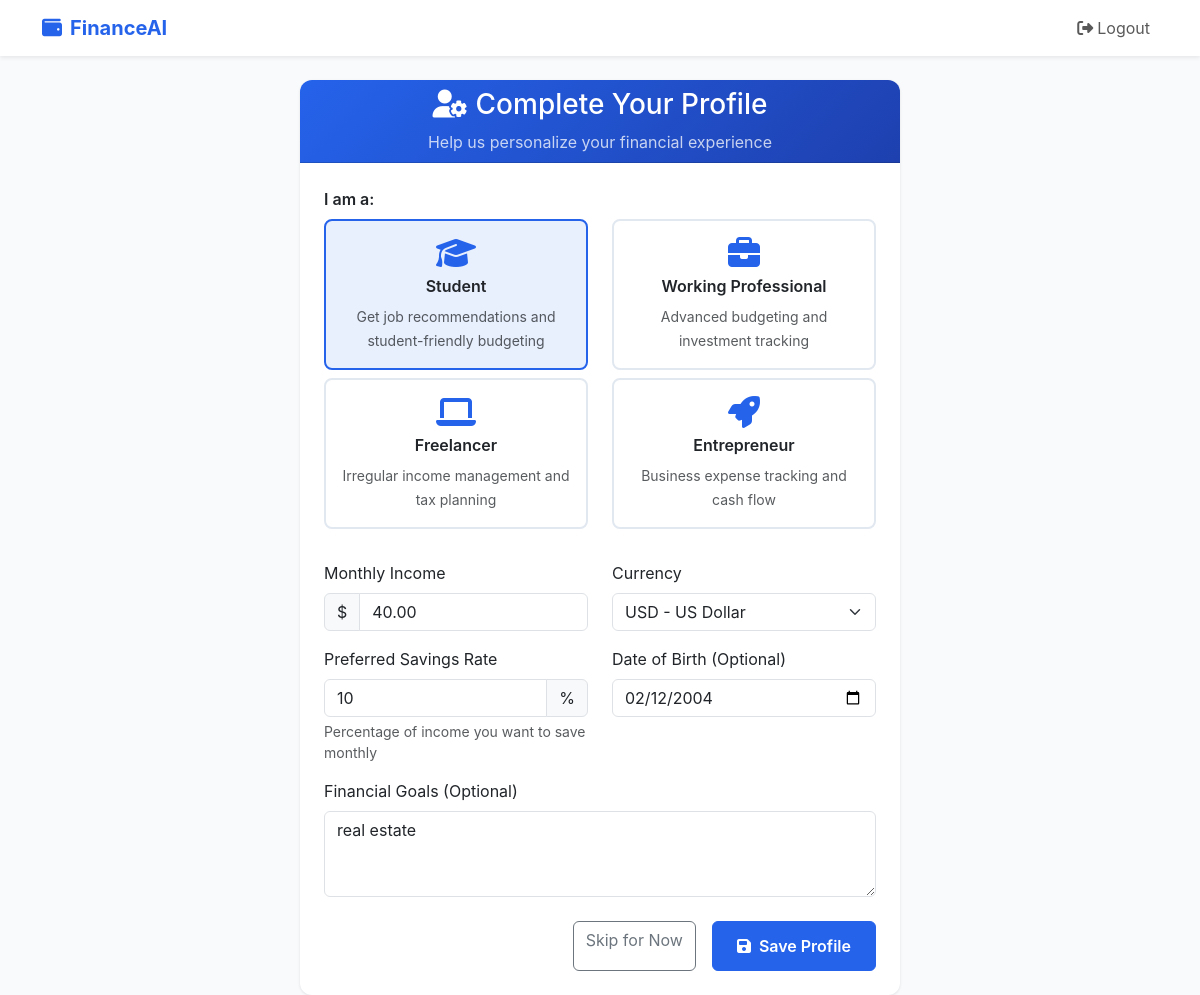
/profile/ (signed in), run on the app's committed database.
### walletstatus/models.py (models this page shows, shortened)
class UserProfile(models.Model):
    USER_TYPE_CHOICES = [
        ('student', 'Student'),
        ('working', 'Working Professional'),
        ('freelancer', 'Freelancer'),
        ('entrepreneur', 'Entrepreneur'),
        ('other', 'Other'),
    ]
    user = models.OneToOneField(User, on_delete=models.CASCADE)
    user_type = models.CharField(max_length=20, choices=USER_TYPE_CHOICES, default='other')
    date_of_birth = models.DateField(null=True, blank=True)
    phone_number = models.CharField(max_length=15, blank=True)
    monthly_income = models.DecimalField(max_digits=10, decimal_places=2, default=0.00)
    currency = models.CharField(max_length=3, default='USD')
    preferred_savings_percentage = models.IntegerField(
        default=20,
        validators=[MinValueValidator(0), MaxValueValidator(100)]
    )
    financial_goals = models.TextField(blank=True)
    created_at = models.DateTimeField(auto_now_add=True)
    updated_at = models.DateTimeField(auto_now=True)

### walletstatus/views.py (the view, shortened to what this page needs)
# urls.py: path('profile/', views.profile_setup, name='profile_setup'),
@login_required
def profile_setup(request):
    profile, created = UserProfile.objects.get_or_create(user=request.user)
    return render(request, 'profile_setup.html', {'profile': profile})

### walletstatus/templates/profile_setup.html (shortened to what this page needs)
<!DOCTYPE html>
<html lang="en">
<head>
    <link href="https://cdn.jsdelivr.net/npm/bootstrap@5.3.0/dist/css/bootstrap.min.css" rel="stylesheet">
    <link href="https://cdnjs.cloudflare.com/ajax/libs/font-awesome/6.4.0/css/all.min.css" rel="stylesheet">
</head>
<body>
    <nav class="navbar navbar-expand-lg navbar-light bg-white shadow-sm">
        <div class="container">
            <a class="navbar-brand" href="{% url 'dashboard' %}">
                <i class="fas fa-wallet me-2"></i>FinanceAI
            </a>
            <div class="navbar-nav ms-auto">
                <a class="nav-link" href="{% url 'logout' %}">
                    <i class="fas fa-sign-out-alt me-1"></i>Logout
                </a>
            </div>
        </div>
    </nav>
    <div class="container mt-4">
        <div class="profile-card">
            <div class="card">
                <div class="card-header text-center">
                    <h3 class="mb-0">
                        <i class="fas fa-user-cog me-2"></i>Complete Your Profile
                    </h3>
                    <p class="mb-0 mt-2 opacity-75">Help us personalize your financial experience</p>
                </div>
                <div class="card-body p-4">
                    <form method="post">
                        <div class="mb-4">
                            <label class="form-label fw-semibold">I am a:</label>
                            <div class="row">
                                <div class="col-md-6">
                                    <div class="user-type-option" data-value="student">
                                        <div class="text-center">
                                            <i class="fas fa-graduation-cap user-type-icon"></i>
                                            <h6 class="fw-semibold">Student</h6>
                                            <small class="text-muted">Get job recommendations and student-friendly budgeting</small>
                                        </div>
                                    </div>
                                </div>
                                <div class="col-md-6">
                                    <div class="user-type-option" data-value="working">
                                        <div class="text-center">
                                            <i class="fas fa-briefcase user-type-icon"></i>
                                            <h6 class="fw-semibold">Working Professional</h6>
                                            <small class="text-muted">Advanced budgeting and investment tracking</small>
                                        </div>
                                    </div>
                                </div>
                                <div class="col-md-6">
                                    <div class="user-type-option" data-value="freelancer">
                                        <div class="text-center">
                                            <i class="fas fa-laptop user-type-icon"></i>
                                            <h6 class="fw-semibold">Freelancer</h6>
                                            <small class="text-muted">Irregular income management and tax planning</small>
                                        </div>
                                    </div>
                                </div>
                                <div class="col-md-6">
                                    <div class="user-type-option" data-value="entrepreneur">
                                        <div class="text-center">
                                            <i class="fas fa-rocket user-type-icon"></i>
                                            <h6 class="fw-semibold">Entrepreneur</h6>
                                            <small class="text-muted">Business expense tracking and cash flow</small>
                                        </div>
                                    </div>
                                </div>
                            </div>
                        </div>
                        <div class="row">
                            <div class="col-md-6 mb-3">
                                <label for="monthly_income" class="form-label">Monthly Income</label>
                                <div class="input-group">
                                    <span class="input-group-text">$</span>
                                    <input type="number" class="form-control" name="monthly_income"
                                           value="{{ profile.monthly_income|default:'' }}" step="0.01" placeholder="0.00">
                                </div>
                            </div>
                            <div class="col-md-6 mb-3">
                                <label for="currency" class="form-label">Currency</label>
                                <select class="form-select" name="currency">
                                    <option value="USD" {% if profile.currency == 'USD' %}selected{% endif %}>USD - US Dollar</option>
                                </select>
                            </div>
                        </div>
                        <div class="row">
                            <div class="col-md-6 mb-3">
                                <label for="preferred_savings_percentage" class="form-label">Preferred Savings Rate</label>
                                <div class="input-group">
                                    <input type="number" class="form-control" name="preferred_savings_percentage"
                                           value="{{ profile.preferred_savings_percentage|default:20 }}" min="0" max="100">
                                    <span class="input-group-text">%</span>
                                </div>
                                <div class="form-text">Percentage of income you want to save monthly</div>
                            </div>
                            <div class="col-md-6 mb-3">
                                <label for="date_of_birth" class="form-label">Date of Birth (Optional)</label>
                                <input type="date" class="form-control" name="date_of_birth"
                                       value="{{ profile.date_of_birth|date:'Y-m-d' }}">
                            </div>
                        </div>
                        <div class="mb-4">
                            <label for="financial_goals" class="form-label">Financial Goals (Optional)</label>
                            <textarea class="form-control" name="financial_goals" rows="3"
                                      placeholder="e.g., Save for emergency fund, Buy a car, Pay off student loans...">{{ profile.financial_goals }}</textarea>
                        </div>
                        <div class="d-grid gap-2 d-md-flex justify-content-md-end">
                            <a href="{% url 'dashboard' %}" class="btn btn-outline-secondary me-md-2">Skip for Now</a>
                            <button type="submit" class="btn btn-primary">
                                <i class="fas fa-save me-2"></i>Save Profile
                            </button>
                        </div>
                    </form>
                </div>
            </div>
        </div>
    </div>
</body>
</html>

### walletstatus/templates/profile_setup.html (style rules this page uses)
:root { --primary-color: #2563eb; --secondary-color: #1e40af; --light-bg: #f8fafc; }
body { background-color: var(--light-bg); font-family: 'Inter', -apple-system, BlinkMacSystemFont, sans-serif; }
.profile-card { max-width: 600px; margin: 0 auto; }
.card { border: none; box-shadow: 0 1px 3px 0 rgba(0, 0, 0, 0.1); border-radius: 12px; }
.card-header { background: linear-gradient(135deg, var(--primary-color), var(--secondary-color)); color: white; border-radius: 12px 12px 0 0 !important; }
.btn-primary { background-color: var(--primary-color); border-color: var(--primary-color); padding: 0.75rem 1.5rem; font-weight: 600; }
.user-type-option { border: 2px solid #e2e8f0; border-radius: 8px; padding: 1rem; margin-bottom: 0.5rem; cursor: pointer; transition: all 0.2s; }
.user-type-option.selected { border-color: var(--primary-color); background-color: rgba(37, 99, 235, 0.1); }
.user-type-icon { font-size: 2rem; color: var(--primary-color); margin-bottom: 0.5rem; }
.navbar-brand { font-weight: 700; color: var(--primary-color) !important; }

### data on the page
UserProfile: monthly_income "40.00", currency "USD - US Dollar", preferred_savings_percentage "10", date_of_birth "02/12/2004", financial_goals "real estate"
